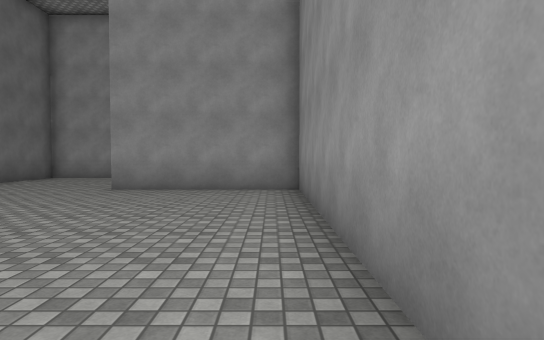
view 1 (above)

19 first-person views from a walk through a scene from a Unity 3-D project. The camera is 1.3 m above the floor, tilts 2° down and sees 75° across. The floor is counted in squares, 1.8 m on a side. Each view is taken from the middle of a square. On the plan, view 1 faces up. The plan holds only what a view shows up to about 11 squares ahead; the rest is blank. The place goes on beyond the plan. The player character is not drawn. Surface patterns are stand-ins for the level's own textures.

view 2
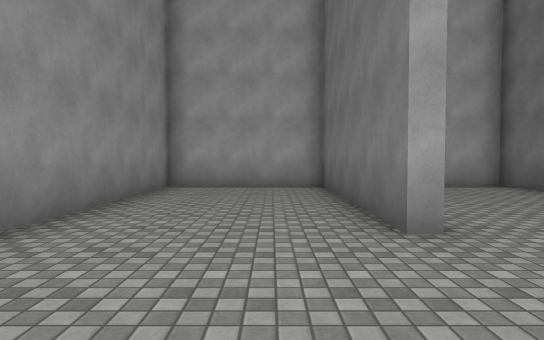

view 3
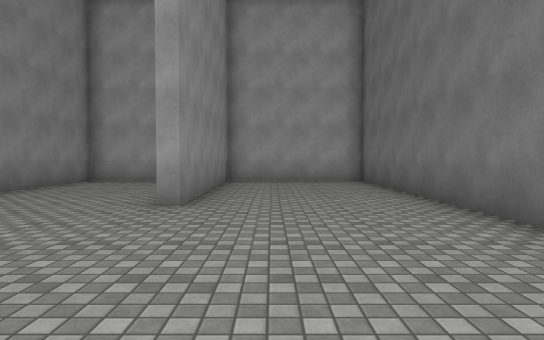

view 4
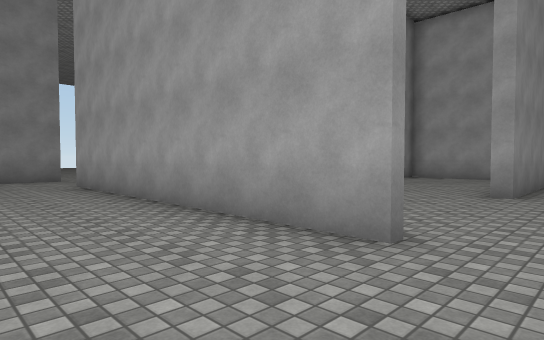

view 5
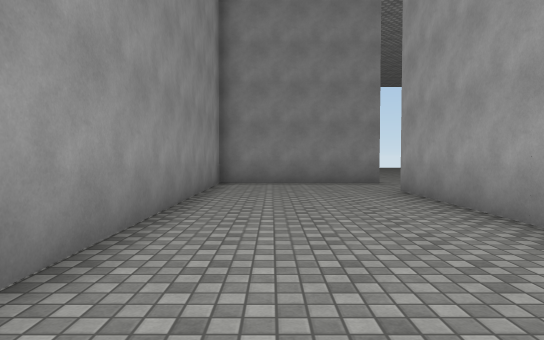

view 6
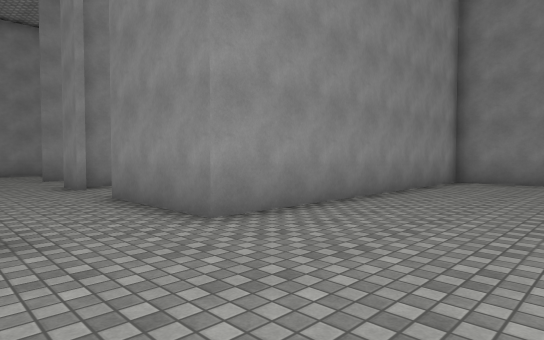

view 7
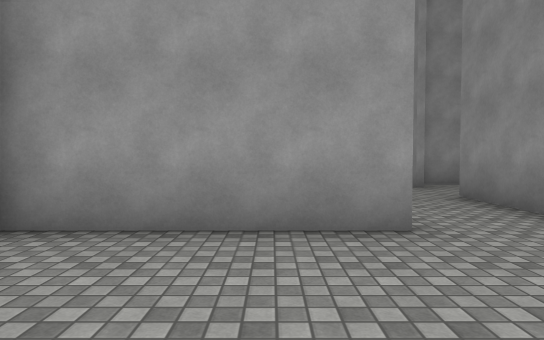

view 8
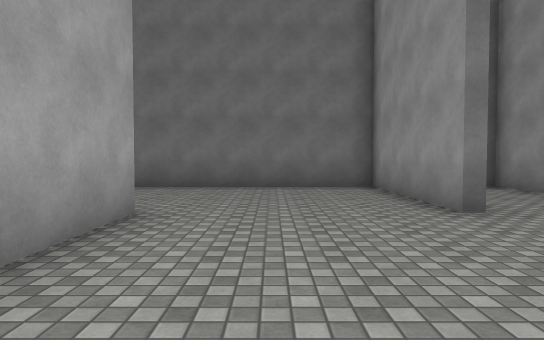

view 9
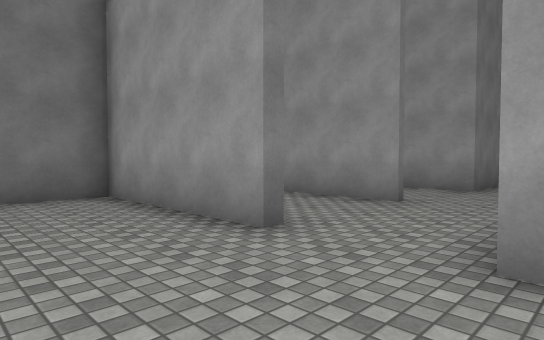

view 10
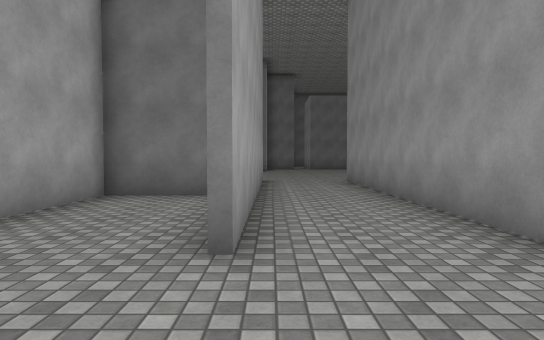

view 11
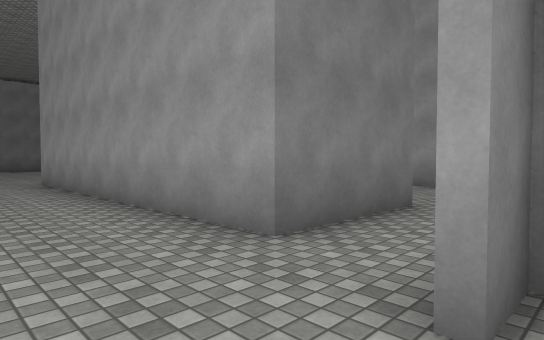

view 12
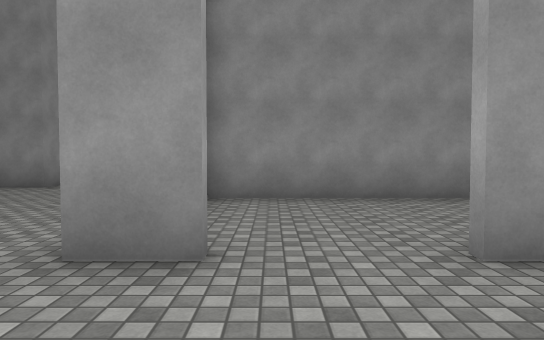

view 13
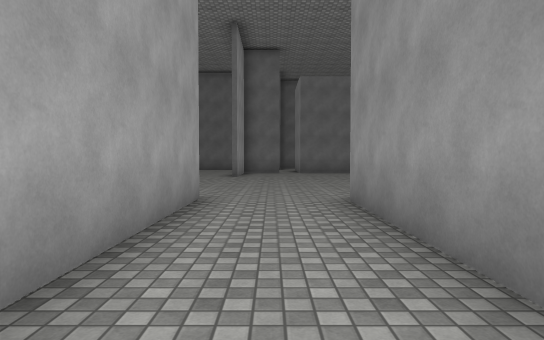

view 14
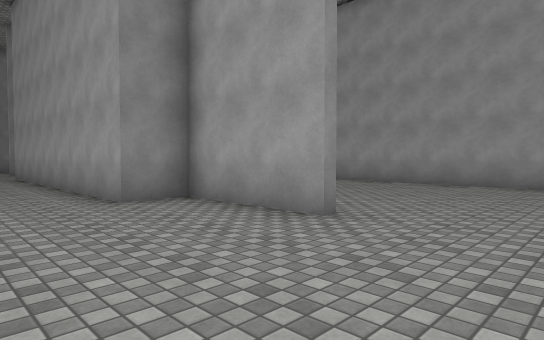

view 15
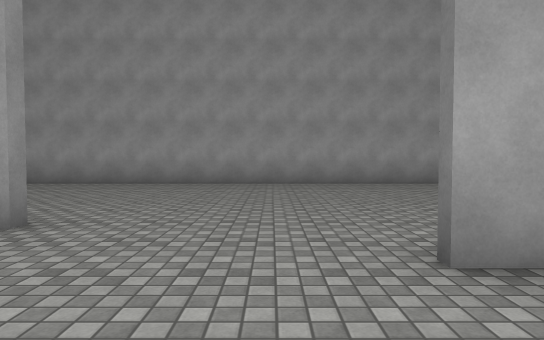

view 16
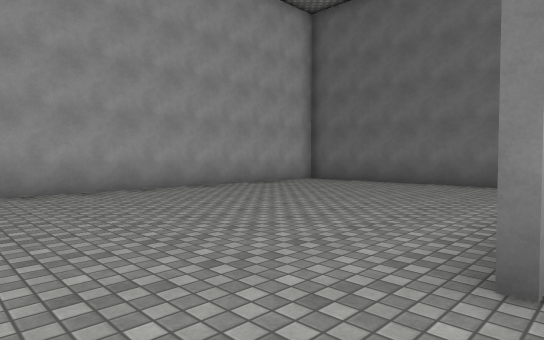

view 17
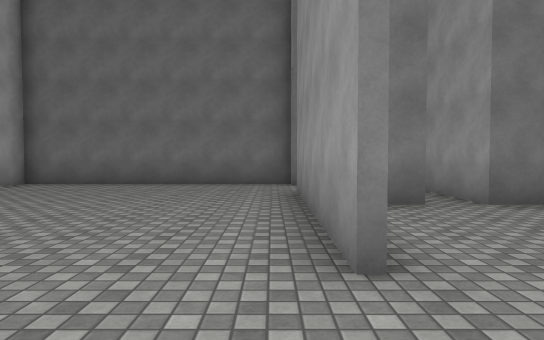

view 18
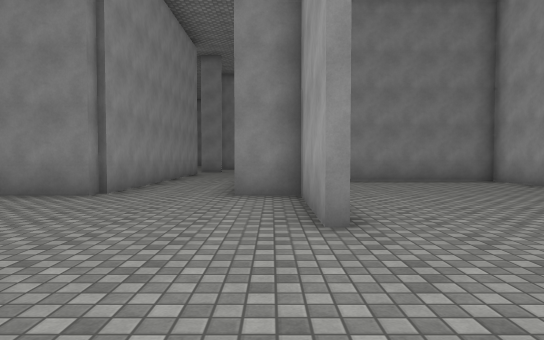

view 19
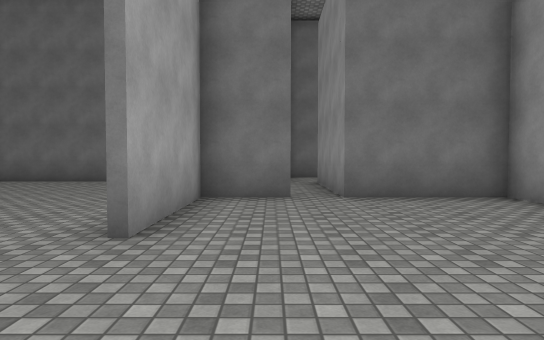

### Floor plan
Points are (right, up) in squares from view 1. A wall is a line through its corners. A room is listed if a view was taken in it or the views show most of it. See-through windows are left out.
Room 1 (views 1, 2, 3, 4, 5, 6, 7, 8, 9)
walls: (-3.6, 8.2) (4.8, 8.2); (-3.3, 3.7) (-3.3, -2) (0.6, -2) (0.6, 8) (-3.6, 8); (-3.6, 12.9) (-3.6, 12.5) (-7.7, 12.5) (-7.7, -2) (-3.6, -2) (-3.6, 3.8); (7, 7.9) (7, 12.5) (-1.5, 12.5) (-1.5, 13.5)
ways out: opening at (-2.5, 13) to room 3; opening at (6, 8)
Room 2 (views 10, 11)
walls: (0, 18.3) (-1.4, 18.3); (2.2, 13.5) (2.2, 18.3)
ways out: opening at (-1, 16.5) to room 3
Room 3 (views 12, 13)
walls: (-3.5, 15.5) (-7.7, 15.5) (-7.7, 12.8) (-5.1, 12.8); (-3.3, 18.3) (-12.3, 18.3); (-1.5, 13.5) (-1.5, 15.6); (-1.5, 17.4) (-1.5, 18.5); (-12.3, 15.7) (-3.6, 15.7)
ways out: opening at (-2.5, 13) to room 1; opening at (-1, 16.5) to room 2; opening at (-13, 17) to room 4; opening at (-2, 18)
Room 4 (views 14, 15, 16, 17, 18, 19)
walls: (-19.1, 15.5) (-24.4, 15.5); (-15.4, 14.4) (-12.3, 14.4) (-12.3, 15.7); (-22.4, 17.4) (-22.4, 15.7) (-19.1, 15.7); (-12.3, 18.3) (-12.3, 20.2); (-22.4, 20.5) (-22.4, 18.3) (-26.1, 18.3); (-26.1, 15.5) (-26.7, 15.5) (-26.7, 8.2) (-8.1, 8.2) (-8.1, 12.6)
ways out: opening at (-13, 17) to room 3

Positions as (right, up) in squares from view 1, and headings:
1: (0, 0), facing up
2: (-2, 7), facing down
3: (-5, 9), facing down
4: (-5, 11), facing down-right
5: (-3, 11), facing right
6: (-4, 9), facing up-right
7: (-5, 9), facing up
8: (1, 10), facing left
9: (-1, 10), facing up-left
10: (-1, 16), facing left
11: (-1, 16), facing up-left
12: (-4, 17), facing right
13: (-6, 17), facing left
14: (-18, 18), facing down-right
15: (-18, 18), facing down
16: (-17, 16), facing down-left
17: (-17, 15), facing left
18: (-19, 15), facing right
19: (-16, 17), facing left
